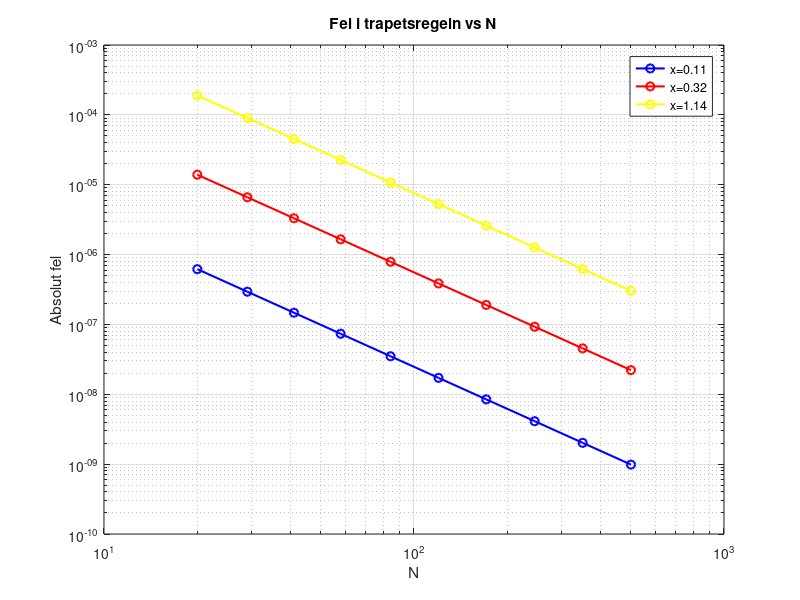
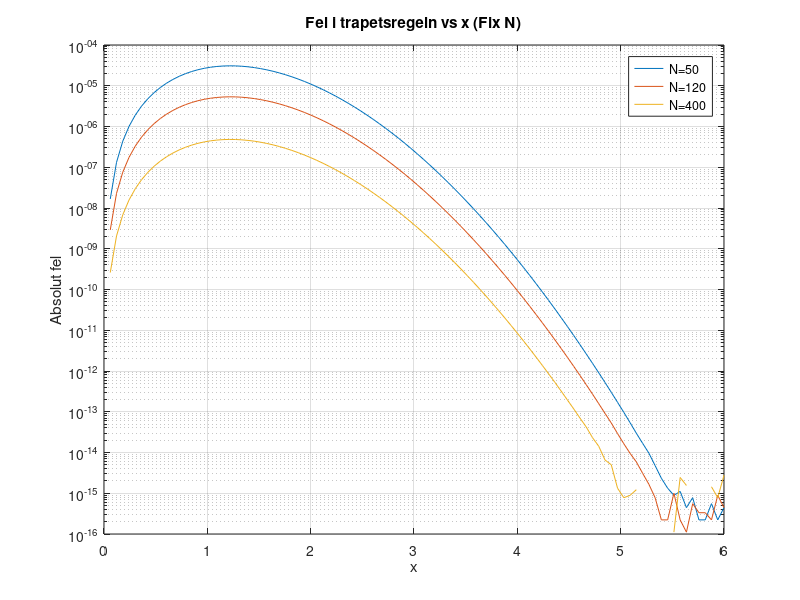

These figures' MATLAB source, in order:
function TrapzMain()
    % Huvudprogram för Uppgift 4
    
    % --- Uppgift 4a: Fel vs N ---
    % --- Uppgift 4a: Fel vs N (KORRIGERAD) ---
    x_vals = [0.11, 0.32, 1.14];
    N_vals = round(logspace(1.3, 2.7, 10)); % Logaritmiskt fördelade N
    
    figure(5); clf;
    colors = {'b', 'r', 'y'}; % Färger för de olika x-värdena [cite: 144]
    
    for i = 1:length(x_vals)
        x = x_vals(i);
        col = colors{i};
        errors = [];
        
        for N = N_vals
            integral_val = my_trapz(x, N);
            exact_val = erf(x); 
            errors = [errors, abs(integral_val - exact_val)];
        end
        
        % Plotta uppmätt fel (heldragen linje)
        loglog(N_vals, errors, ['-o' col], 'LineWidth', 1.5, ...
               'DisplayName', sprintf('x=%.2f', x)); hold on;
        
        % --- TEORETISK FELGRÄNS (JUSTERAD) ---
        % Maxvärde av g''(t) = 4/sqrt(pi) * e^(-t^2) * (2t^2-1) är vid t=0.
        % Maxvärdet är 4/sqrt(pi) ≈ 2.257
        % max_g_pp = 4/sqrt(pi); 
        
        % Formel: (b-a)^3 / (12*N^2) * max|g''|
        % Vid symmetri [-x, x] är b-a = 2x. Vi tar halva felet (0.5 * ...).
        % Teori = 0.5 * ( (2*x)^3 / (12*N_vals.^2) ) * max_g_pp
        
        % C_theor = 0.5 * ( (2*x)^3 / 12 ) * max_g_pp;
        
        % Plotta teoretisk gräns (streckad linje)
        % loglog(N_vals, C_theor ./ N_vals.^2, ['--' col], 'LineWidth', 1, ...
        %        'DisplayName', ['Teori 1/N^2 (x=' num2str(x) ')']);
    end
    
    title('Fel i trapetsregeln vs N');
    xlabel('N'); ylabel('Absolut fel');
    legend('Location', 'best'); grid on;

    % --- Uppgift 4b: Fel vs x (Fixed N) ---
    N_fixed = [50, 120, 400];
    x_range = linspace(0, 6, 100);
    
    figure(6); clf;

    % Sätt y-axeln att visa mellan 10^-16 och strax över 10^-5
    ylim([1e-16, 5e-5]); 

    % (Valfritt) Sätt x-axeln exakt mellan 0 och 6
    % xlim([0, 6]);
    for N = N_fixed
        errors_x = [];
        for x = x_range
            val = my_trapz(x, N);
            errors_x = [errors_x, abs(val - erf(x))];
        end
        semilogy(x_range, errors_x, '-', 'DisplayName', sprintf('N=%d', N)); hold on;
    end
    title('Fel i trapetsregeln vs x (Fix N)');
    xlabel('x'); ylabel('Absolut fel');
    legend; grid on;
    
    % Svar 4b: Felet sjunker drastiskt för stora x eftersom funktionen
    % och dess derivator går mot noll vid ränderna, vilket ger 
    % exponentiell konvergens för trapetsregeln.
end

function val = my_trapz(x, N)
    % Numerisk integration av Error function 2/sqrt(pi) * integral(e^-t^2)
    % Intervall [0, x], dock använder vi symmetrin [-x, x]/2 enligt tips [cite: 139]
    % för att utnyttja trapetsregelns egenskaper bättre.
    
    a = 0; b = x;
    h = (b-a)/N;
    t = linspace(a, b, N+1);
    
    g = @(v) (2/sqrt(pi)) * exp(-v.^2);
    y = g(t);
    
    % Trapetsformeln: h * (0.5*y0 + y1 + ... + 0.5*yN)
    T = sum(y) - 0.5*y(1) - 0.5*y(end);
    val = h * T; % Faktorn 0.5 pga symmetritipset i labben
end
